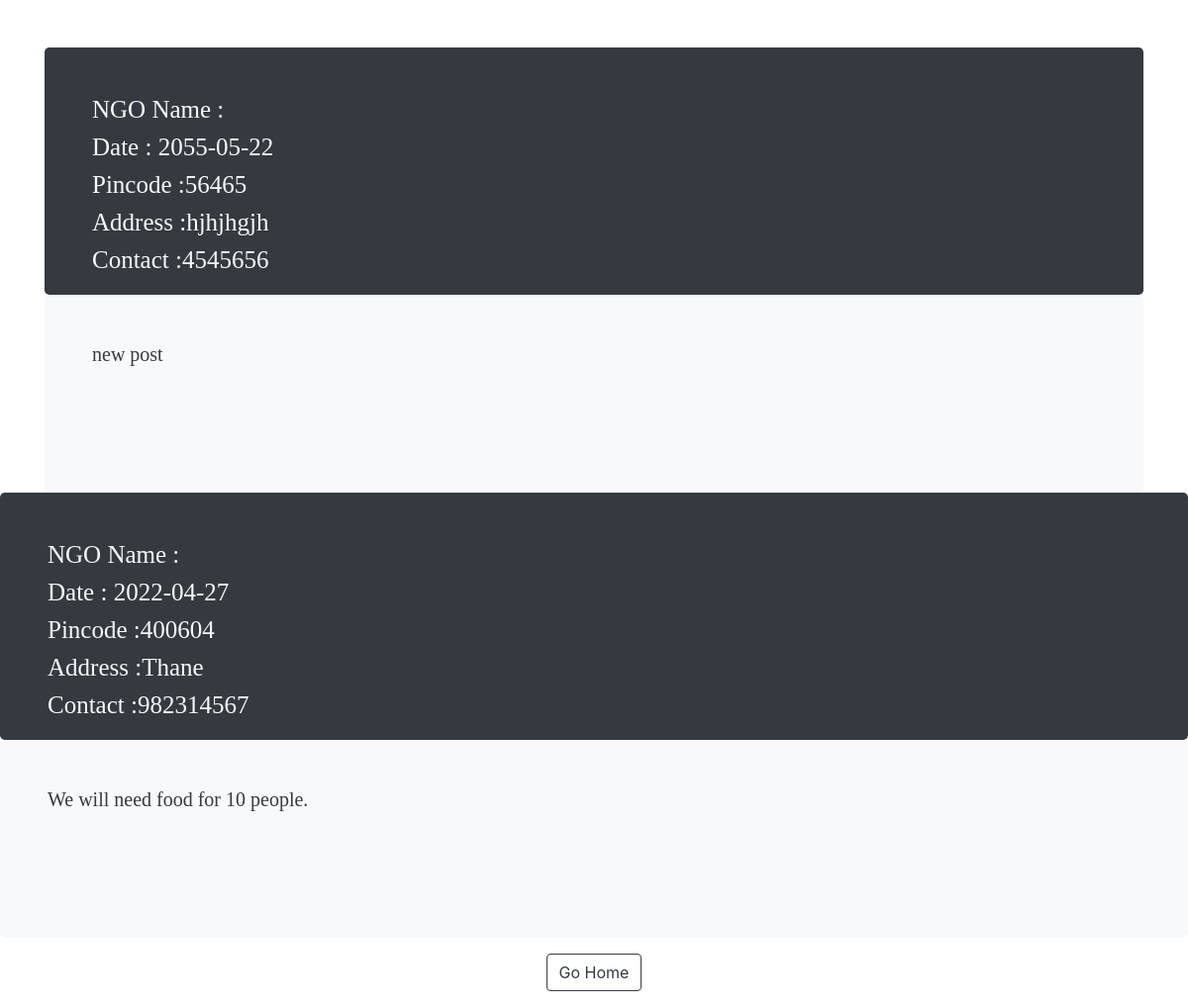
The app's page /ngo_post_view.php with its own data.
### tables this page shows
CREATE TABLE `ngodata` (
  `id` int(11) NOT NULL,
  `username` text NOT NULL,
  `ngoname` varchar(50) NOT NULL,
  `datep` date DEFAULT NULL,
  `pin` int(10) NOT NULL,
  `address` text NOT NULL,
  `contact` int(50) NOT NULL,
  `post` text NOT NULL
);

### ngo_logic.php (called while the page is built, shortened)
<?php
    $conn = mysqli_connect("localhost:3308", "root", "", "foodpost");
    $sql = "SELECT * FROM ngodata";
    $query = mysqli_query($conn, $sql);
?>

### ngo_post_view.php (the view, shortened to what this page needs)
<?php
    include "ngo_logic.php";
?>
<!DOCTYPE html>
<html lang="en">
<head>
    <link rel="stylesheet" href="https://stackpath.bootstrapcdn.com/bootstrap/4.5.2/css/bootstrap.min.css">
    <link rel="stylesheet" type="text/css" href="ngo_view1.css">
</head>
<body id="ngoview">
   <div class="container mt-5">
        <?php foreach($query as $q){?>
            <div class="pv bg-dark p-5 rounded-lg text-light text-center">
                <h1 class="restname">NGO Name : <?php echo $q['name'];?></h1>
                 <h1 class="dat">Date : <?php echo $q['datep'];?></h1>
                 <h1 class="pincode">Pincode :<?php echo $q['pin'];?></h1>
                 <h1 class="address">Address :<?php echo $q['address'];?></h1>
                <h1 class="contact">Contact :<?php echo $q['contact'];?></h1>
            </div>
            <div class="pd bg-light p-5 rounded-lg text-dark text-center">
                                <h1 class="postdata"><?php echo $q['post'];?></h1>
            </div>
            </div>
        <?php } ?>
        <div class="text-center">
                    <a href="restaurant_home.php" class="btn btn-outline-dark my-3" >Go Home</a>
        </div>
</body>
</html>

### ngo_view1.css (style rules this page uses)
.pv { text-align: center; font-family: plane; height: 250px; }
.pd { height: 200px; }
h1.restname { font-size: 25px; text-align: left; }
h1.dat { font-size: 25px; text-align: left; text-align: left; }
h1.pincode { font-size: 25px; text-align: left; }
h1.address { font-size: 25px; text-align: left; }
h1.contact { font-size: 25px; text-align: left; }
h1.postdata { font-family: oldtown; font-size: 20px; text-align: left; }

### records on screen
ngodata: datep "2055-05-22", pin "56465", address "hjhjhgjh", contact "4545656", post "new post"
ngodata: datep "2022-04-27", pin "400604", address "Thane", contact "982314567", post "We will need food for 10 people."
